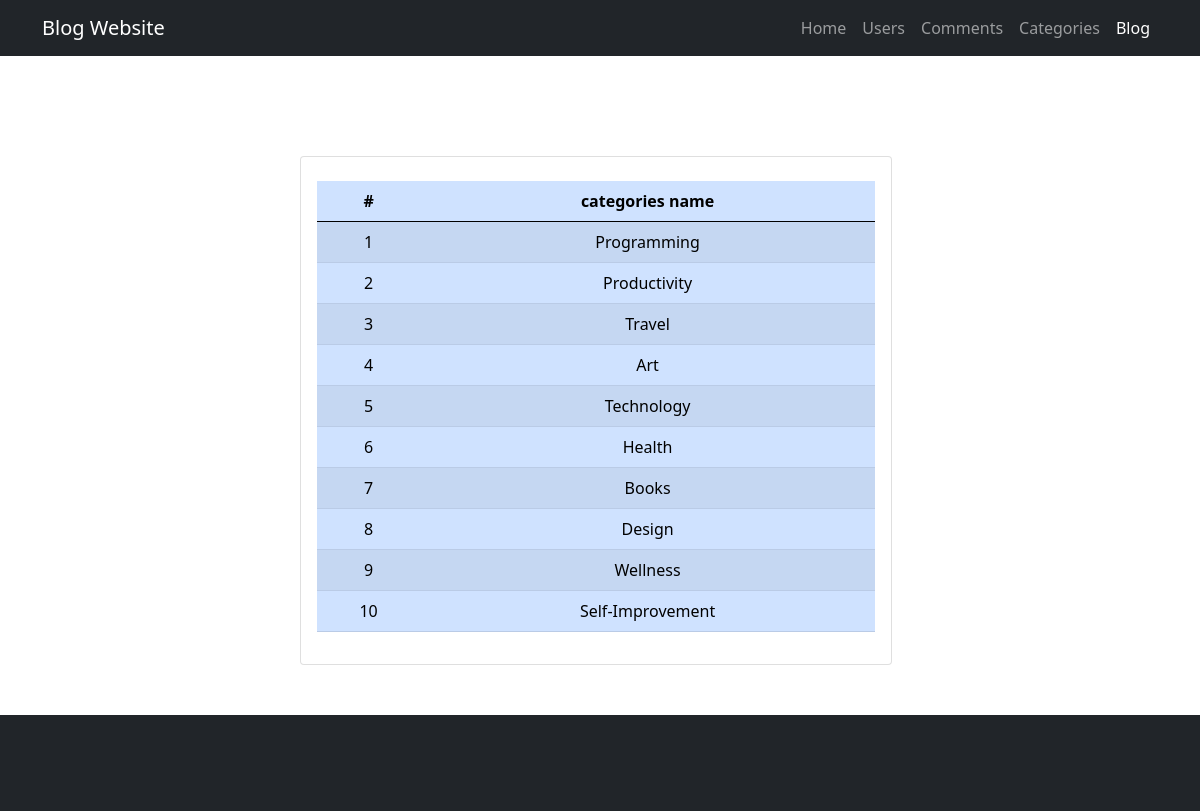
The page /categories on the database its author committed.
### blog/models.py (models this page shows)
class Category (models.Model) :
    ID = models.AutoField(primary_key=True)
    Name = models.CharField(max_length=250)

### blog/views.py (the view)
# urls.py: path('categories',views.categories,name='categories')
def categories (request) :
    return render(request ,'categories.html' , {'allcategories' : Category.objects.all} )

### blog/templates/categories.html (shortened to what this page needs)
{% extends "base.html" %}
{% block body %}
    <section class="section" style="
    margin-bottom: 50px;
    padding-top: 100px;
    padding-left: 300px;">
        <div class="row">
          <div class="col-lg-8">
            <div class="card text-center" >
              <div class="card-body">
                <table  class=" table table-striped table-primary table-hover " >
                  <thead>
                    <tr>
                      <th scope="col">#</th>
                      <th scope="col">categories name </th>
                    </tr>
                  </thead>
                  <tbody>
    {% for i in allcategories %}
    <tr>
    <td name = 'index'>
    </td>
<td>
    {{ i.Name }}
</td>
</tr>
    {% endfor %}
                  </tbody>
                  </table>
              </div>
              </div>
              </div>
        </div>
    </section>
{% endblock %}

### rows shown on the page
Category: Name "Programming"
Category: Name "Productivity"
Category: Name "Travel"
Category: Name "Art"
Category: Name "Technology"
Category: Name "Health"
Category: Name "Books"
Category: Name "Design"
Category: Name "Wellness"
Category: Name "Self-Improvement"
